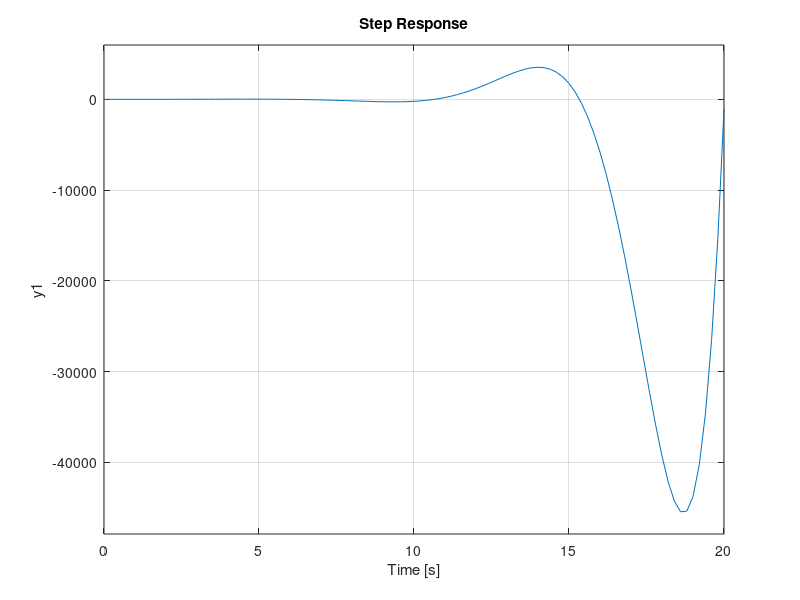

MATLAB code for this plot: (Note: this script raises an error after producing the figure.)
% Control Theory
% 17/04/2020
% Nico Antonelli

% --- First Exercise: Basics ---


% Working with polynomial:

% G(s) = 3s^2+5s+1 / 3s^4+s+1
num = [3, 5, 1];        % numerator
den = [3, 0, 0, 1, 1];	% denominator

% tf: Transference function
G = tf(num, den);

% input: Step function response, shows output graph
step(G);


% Now, working with poles (without zeros for the moment):

% G(s) = 1 / [(s/3 + 1)(s/2 + 1)]
% G(s) = 6 / [(s+3)(s+2)]
z = '';         % zeros (none in this exercise)
p = [-3; -2];	% poles
k = 6;          % poles multiplication

% zp2tf: Zero-pole parameters to transfer function form
[num, den] = zp2tf(z, p, k);

G = tf(num, den);
% step(G)...
